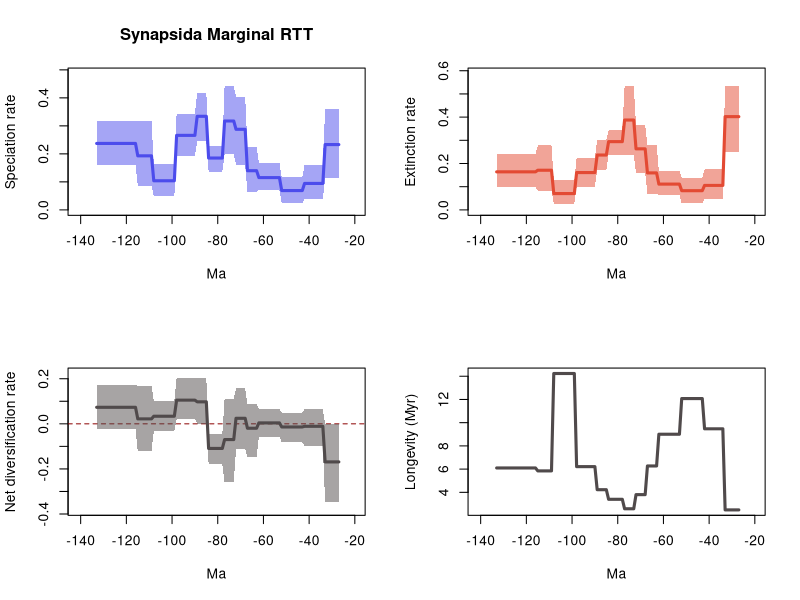

Generate this figure with R:
# 1 files combined:
# 	C:\Users\SimoesLabAdmin\Documents\BDNN_Arielli\synapsida\mcmc_fixshift_predictors\C_covar/combined_9_marginal_rates.log

# 95% HPDs calculated using code from Biopy (https://www.cs.auckland.ac.nz/~yhel002/biopy/)

pdf(file='C:/Users/SimoesLabAdmin/Documents/BDNN_Arielli/synapsida/mcmc_fixshift_predictors/C_covar/C_covar_syn_combined_10_marginal_rates_RTT.pdf',width=10.8, height=8.4)
par(mfrow=c(2,2))
library(scales)
L_hpd_m95=c(NA, NA,NA,NA,NA,NA,NA,NA,NA,NA,NA,NA,NA,NA,NA,NA,NA,NA,NA,NA,NA,NA,NA,NA,NA,NA,NA,0.113178,0.113178,0.113178,0.113178,0.113178,0.113178,0.113178,0.038436,0.038436,0.038436,0.038436,0.038436,0.038436,0.038436,0.038436,0.038436,0.024307,0.024307,0.024307,0.024307,0.024307,0.024307,0.024307,0.024307,0.024307,0.024307,0.070527,0.070527,0.070527,0.070527,0.070527,0.070527,0.070527,0.070527,0.070527,0.070527,0.064057,0.064057,0.064057,0.064057,0.064057,0.161713,0.161713,0.161713,0.161713,0.161713,0.199049,0.199049,0.199049,0.199049,0.199049,0.136514,0.136514,0.136514,0.136514,0.136514,0.136514,0.136514,0.24524,0.24524,0.24524,0.24524,0.24524,0.191645,0.191645,0.191645,0.191645,0.191645,0.191645,0.191645,0.191645,0.191645,0.048054,0.048054,0.048054,0.048054,0.048054,0.048054,0.048054,0.048054,0.048054,0.048054,0.086982,0.086982,0.086982,0.086982,0.086982,0.086982,0.086982,0.159183,0.159183,0.159183,0.159183,0.159183,0.159183,0.159183,0.159183,0.159183,0.159183,0.159183,0.159183,0.159183,0.159183,0.159183,0.159183,0.159183,0.159183)
L_hpd_M95=c(NA, NA,NA,NA,NA,NA,NA,NA,NA,NA,NA,NA,NA,NA,NA,NA,NA,NA,NA,NA,NA,NA,NA,NA,NA,NA,NA,0.360279,0.360279,0.360279,0.360279,0.360279,0.360279,0.360279,0.16092,0.16092,0.16092,0.16092,0.16092,0.16092,0.16092,0.16092,0.16092,0.116221,0.116221,0.116221,0.116221,0.116221,0.116221,0.116221,0.116221,0.116221,0.116221,0.168869,0.168869,0.168869,0.168869,0.168869,0.168869,0.168869,0.168869,0.168869,0.168869,0.225924,0.225924,0.225924,0.225924,0.225924,0.404654,0.404654,0.404654,0.404654,0.404654,0.442647,0.442647,0.442647,0.442647,0.442647,0.228119,0.228119,0.228119,0.228119,0.228119,0.228119,0.228119,0.416928,0.416928,0.416928,0.416928,0.416928,0.342402,0.342402,0.342402,0.342402,0.342402,0.342402,0.342402,0.342402,0.342402,0.165302,0.165302,0.165302,0.165302,0.165302,0.165302,0.165302,0.165302,0.165302,0.165302,0.318832,0.318832,0.318832,0.318832,0.318832,0.318832,0.318832,0.317036,0.317036,0.317036,0.317036,0.317036,0.317036,0.317036,0.317036,0.317036,0.317036,0.317036,0.317036,0.317036,0.317036,0.317036,0.317036,0.317036,0.317036)
M_hpd_m95=c(NA, NA,NA,NA,NA,NA,NA,NA,NA,NA,NA,NA,NA,NA,NA,NA,NA,NA,NA,NA,NA,NA,NA,NA,NA,NA,NA,0.248022,0.248022,0.248022,0.248022,0.248022,0.248022,0.248022,0.047222,0.047222,0.047222,0.047222,0.047222,0.047222,0.047222,0.047222,0.047222,0.027895,0.027895,0.027895,0.027895,0.027895,0.027895,0.027895,0.027895,0.027895,0.027895,0.065425,0.065425,0.065425,0.065425,0.065425,0.065425,0.065425,0.065425,0.065425,0.065425,0.068277,0.068277,0.068277,0.068277,0.068277,0.158848,0.158848,0.158848,0.158848,0.158848,0.235231,0.235231,0.235231,0.235231,0.235231,0.237861,0.237861,0.237861,0.237861,0.237861,0.237861,0.237861,0.173232,0.173232,0.173232,0.173232,0.173232,0.09905,0.09905,0.09905,0.09905,0.09905,0.09905,0.09905,0.09905,0.09905,0.027003,0.027003,0.027003,0.027003,0.027003,0.027003,0.027003,0.027003,0.027003,0.027003,0.082581,0.082581,0.082581,0.082581,0.082581,0.082581,0.082581,0.099136,0.099136,0.099136,0.099136,0.099136,0.099136,0.099136,0.099136,0.099136,0.099136,0.099136,0.099136,0.099136,0.099136,0.099136,0.099136,0.099136,0.099136)
M_hpd_M95=c(NA, NA,NA,NA,NA,NA,NA,NA,NA,NA,NA,NA,NA,NA,NA,NA,NA,NA,NA,NA,NA,NA,NA,NA,NA,NA,NA,0.534327,0.534327,0.534327,0.534327,0.534327,0.534327,0.534327,0.175002,0.175002,0.175002,0.175002,0.175002,0.175002,0.175002,0.175002,0.175002,0.137931,0.137931,0.137931,0.137931,0.137931,0.137931,0.137931,0.137931,0.137931,0.137931,0.167607,0.167607,0.167607,0.167607,0.167607,0.167607,0.167607,0.167607,0.167607,0.167607,0.280547,0.280547,0.280547,0.280547,0.280547,0.364689,0.364689,0.364689,0.364689,0.364689,0.534514,0.534514,0.534514,0.534514,0.534514,0.343555,0.343555,0.343555,0.343555,0.343555,0.343555,0.343555,0.300749,0.300749,0.300749,0.300749,0.300749,0.223053,0.223053,0.223053,0.223053,0.223053,0.223053,0.223053,0.223053,0.223053,0.127544,0.127544,0.127544,0.127544,0.127544,0.127544,0.127544,0.127544,0.127544,0.127544,0.277908,0.277908,0.277908,0.277908,0.277908,0.277908,0.277908,0.23935,0.23935,0.23935,0.23935,0.23935,0.23935,0.23935,0.23935,0.23935,0.23935,0.23935,0.23935,0.23935,0.23935,0.23935,0.23935,0.23935,0.23935)
R_hpd_m95=c(NA, NA,NA,NA,NA,NA,NA,NA,NA,NA,NA,NA,NA,NA,NA,NA,NA,NA,NA,NA,NA,NA,NA,NA,NA,NA,NA,-0.34703,-0.34703,-0.34703,-0.34703,-0.34703,-0.34703,-0.34703,-0.099204,-0.099204,-0.099204,-0.099204,-0.099204,-0.099204,-0.099204,-0.099204,-0.099204,-0.081222,-0.081222,-0.081222,-0.081222,-0.081222,-0.081222,-0.081222,-0.081222,-0.081222,-0.081222,-0.057357,-0.057357,-0.057357,-0.057357,-0.057357,-0.057357,-0.057357,-0.057357,-0.057357,-0.057357,-0.148022,-0.148022,-0.148022,-0.148022,-0.148022,-0.112192,-0.112192,-0.112192,-0.112192,-0.112192,-0.260067,-0.260067,-0.260067,-0.260067,-0.260067,-0.178802,-0.178802,-0.178802,-0.178802,-0.178802,-0.178802,-0.178802,-0.000559,-0.000559,-0.000559,-0.000559,-0.000559,0.02159,0.02159,0.02159,0.02159,0.02159,0.02159,0.02159,0.02159,0.02159,-0.032632,-0.032632,-0.032632,-0.032632,-0.032632,-0.032632,-0.032632,-0.032632,-0.032632,-0.032632,-0.122589,-0.122589,-0.122589,-0.122589,-0.122589,-0.122589,-0.122589,-0.021111,-0.021111,-0.021111,-0.021111,-0.021111,-0.021111,-0.021111,-0.021111,-0.021111,-0.021111,-0.021111,-0.021111,-0.021111,-0.021111,-0.021111,-0.021111,-0.021111,-0.021111)
R_hpd_M95=c(NA, NA,NA,NA,NA,NA,NA,NA,NA,NA,NA,NA,NA,NA,NA,NA,NA,NA,NA,NA,NA,NA,NA,NA,NA,NA,NA,-0.00254,-0.00254,-0.00254,-0.00254,-0.00254,-0.00254,-0.00254,0.06474,0.06474,0.06474,0.06474,0.06474,0.06474,0.06474,0.06474,0.06474,0.050188,0.050188,0.050188,0.050188,0.050188,0.050188,0.050188,0.050188,0.050188,0.050188,0.065399,0.065399,0.065399,0.065399,0.065399,0.065399,0.065399,0.065399,0.065399,0.065399,0.088005,0.088005,0.088005,0.088005,0.088005,0.156772,0.156772,0.156772,0.156772,0.156772,0.110531,0.110531,0.110531,0.110531,0.110531,-0.044996,-0.044996,-0.044996,-0.044996,-0.044996,-0.044996,-0.044996,0.20286,0.20286,0.20286,0.20286,0.20286,0.202335,0.202335,0.202335,0.202335,0.202335,0.202335,0.202335,0.202335,0.202335,0.102755,0.102755,0.102755,0.102755,0.102755,0.102755,0.102755,0.102755,0.102755,0.102755,0.168401,0.168401,0.168401,0.168401,0.168401,0.168401,0.168401,0.172293,0.172293,0.172293,0.172293,0.172293,0.172293,0.172293,0.172293,0.172293,0.172293,0.172293,0.172293,0.172293,0.172293,0.172293,0.172293,0.172293,0.172293)
L_mean=c(NA, NA,NA,NA,NA,NA,NA,NA,NA,NA,NA,NA,NA,NA,NA,NA,NA,NA,NA,NA,NA,NA,NA,NA,NA,NA,NA,0.233150395555556,0.233150395555556,0.233150395555556,0.233150395555556,0.233150395555556,0.233150395555556,0.233150395555556,0.094478531111111,0.094478531111111,0.094478531111111,0.094478531111111,0.094478531111111,0.094478531111111,0.094478531111111,0.094478531111111,0.094478531111111,0.068968741111111,0.068968741111111,0.068968741111111,0.068968741111111,0.068968741111111,0.068968741111111,0.068968741111111,0.068968741111111,0.068968741111111,0.068968741111111,0.115282291111111,0.115282291111111,0.115282291111111,0.115282291111111,0.115282291111111,0.115282291111111,0.115282291111111,0.115282291111111,0.115282291111111,0.115282291111111,0.139947404444444,0.139947404444444,0.139947404444444,0.139947404444444,0.139947404444444,0.287658931111111,0.287658931111111,0.287658931111111,0.287658931111111,0.287658931111111,0.317379204444444,0.317379204444444,0.317379204444444,0.317379204444444,0.317379204444444,0.185067225555556,0.185067225555556,0.185067225555556,0.185067225555556,0.185067225555556,0.185067225555556,0.185067225555556,0.334090525555556,0.334090525555556,0.334090525555556,0.334090525555556,0.334090525555556,0.266047607777778,0.266047607777778,0.266047607777778,0.266047607777778,0.266047607777778,0.266047607777778,0.266047607777778,0.266047607777778,0.266047607777778,0.104002332222222,0.104002332222222,0.104002332222222,0.104002332222222,0.104002332222222,0.104002332222222,0.104002332222222,0.104002332222222,0.104002332222222,0.104002332222222,0.193002581111111,0.193002581111111,0.193002581111111,0.193002581111111,0.193002581111111,0.193002581111111,0.193002581111111,0.237244654444444,0.237244654444444,0.237244654444444,0.237244654444444,0.237244654444444,0.237244654444444,0.237244654444444,0.237244654444444,0.237244654444444,0.237244654444444,0.237244654444444,0.237244654444444,0.237244654444444,0.237244654444444,0.237244654444444,0.237244654444444,0.237244654444444,0.237244654444444)
M_mean=c(NA, NA,NA,NA,NA,NA,NA,NA,NA,NA,NA,NA,NA,NA,NA,NA,NA,NA,NA,NA,NA,NA,NA,NA,NA,NA,NA,0.401994956666667,0.401994956666667,0.401994956666667,0.401994956666667,0.401994956666667,0.401994956666667,0.401994956666667,0.105568934444444,0.105568934444444,0.105568934444444,0.105568934444444,0.105568934444444,0.105568934444444,0.105568934444444,0.105568934444444,0.105568934444444,0.082796764444444,0.082796764444444,0.082796764444444,0.082796764444444,0.082796764444444,0.082796764444444,0.082796764444444,0.082796764444444,0.082796764444444,0.082796764444444,0.111063301111111,0.111063301111111,0.111063301111111,0.111063301111111,0.111063301111111,0.111063301111111,0.111063301111111,0.111063301111111,0.111063301111111,0.111063301111111,0.159434087777778,0.159434087777778,0.159434087777778,0.159434087777778,0.159434087777778,0.263117816666667,0.263117816666667,0.263117816666667,0.263117816666667,0.263117816666667,0.387305187777778,0.387305187777778,0.387305187777778,0.387305187777778,0.387305187777778,0.294228284444444,0.294228284444444,0.294228284444444,0.294228284444444,0.294228284444444,0.294228284444444,0.294228284444444,0.23647585,0.23647585,0.23647585,0.23647585,0.23647585,0.160979622222222,0.160979622222222,0.160979622222222,0.160979622222222,0.160979622222222,0.160979622222222,0.160979622222222,0.160979622222222,0.160979622222222,0.070249728888889,0.070249728888889,0.070249728888889,0.070249728888889,0.070249728888889,0.070249728888889,0.070249728888889,0.070249728888889,0.070249728888889,0.070249728888889,0.171020701111111,0.171020701111111,0.171020701111111,0.171020701111111,0.171020701111111,0.171020701111111,0.171020701111111,0.163954371111111,0.163954371111111,0.163954371111111,0.163954371111111,0.163954371111111,0.163954371111111,0.163954371111111,0.163954371111111,0.163954371111111,0.163954371111111,0.163954371111111,0.163954371111111,0.163954371111111,0.163954371111111,0.163954371111111,0.163954371111111,0.163954371111111,0.163954371111111)
R_mean=c(NA, NA,NA,NA,NA,NA,NA,NA,NA,NA,NA,NA,NA,NA,NA,NA,NA,NA,NA,NA,NA,NA,NA,NA,NA,NA,NA,-0.168844548888889,-0.168844548888889,-0.168844548888889,-0.168844548888889,-0.168844548888889,-0.168844548888889,-0.168844548888889,-0.011090403333333,-0.011090403333333,-0.011090403333333,-0.011090403333333,-0.011090403333333,-0.011090403333333,-0.011090403333333,-0.011090403333333,-0.011090403333333,-0.013828024444444,-0.013828024444444,-0.013828024444444,-0.013828024444444,-0.013828024444444,-0.013828024444444,-0.013828024444444,-0.013828024444444,-0.013828024444444,-0.013828024444444,0.004219014444444,0.004219014444444,0.004219014444444,0.004219014444444,0.004219014444444,0.004219014444444,0.004219014444444,0.004219014444444,0.004219014444444,0.004219014444444,-0.019486654444444,-0.019486654444444,-0.019486654444444,-0.019486654444444,-0.019486654444444,0.024541126666667,0.024541126666667,0.024541126666667,0.024541126666667,0.024541126666667,-0.06992596,-0.06992596,-0.06992596,-0.06992596,-0.06992596,-0.109161035555556,-0.109161035555556,-0.109161035555556,-0.109161035555556,-0.109161035555556,-0.109161035555556,-0.109161035555556,0.097614665555556,0.097614665555556,0.097614665555556,0.097614665555556,0.097614665555556,0.105067984444444,0.105067984444444,0.105067984444444,0.105067984444444,0.105067984444444,0.105067984444444,0.105067984444444,0.105067984444444,0.105067984444444,0.033752613333333,0.033752613333333,0.033752613333333,0.033752613333333,0.033752613333333,0.033752613333333,0.033752613333333,0.033752613333333,0.033752613333333,0.033752613333333,0.021981882222222,0.021981882222222,0.021981882222222,0.021981882222222,0.021981882222222,0.021981882222222,0.021981882222222,0.073290275555556,0.073290275555556,0.073290275555556,0.073290275555556,0.073290275555556,0.073290275555556,0.073290275555556,0.073290275555556,0.073290275555556,0.073290275555556,0.073290275555556,0.073290275555556,0.073290275555556,0.073290275555556,0.073290275555556,0.073290275555556,0.073290275555556,0.073290275555556)
trans=0.5
age=(0:(134-1))* -1
plot(age,age,type = 'n', ylim = c(0, 0.48691170000000006), xlim = c(-140.7,-20.3), ylab = 'Speciation rate', xlab = 'Ma',main='Synapsida Marginal RTT' )
polygon(c(age, rev(age)), c(L_hpd_M95, rev(L_hpd_m95)), col = alpha("#4c4cec",trans), border = NA)
lines(rev(age), rev(L_mean), col = "#4c4cec", lwd=3)
plot(age,age,type = 'n', ylim = c(0, 0.5879654000000001), xlim = c(-140.7,-20.3), ylab = 'Extinction rate', xlab = 'Ma' )
polygon(c(age, rev(age)), c(M_hpd_M95, rev(M_hpd_m95)), col = alpha("#e34a33",trans), border = NA)
lines(rev(age), rev(M_mean), col = "#e34a33", lwd=3)
plot(age,age,type = 'n', ylim = c(-0.38173300000000004, 0.22314600000000004), xlim = c(-140.7,-20.3), ylab = 'Net diversification rate', xlab = 'Ma' )
abline(h=0,lty=2,col="darkred")
polygon(c(age, rev(age)), c(R_hpd_M95, rev(R_hpd_m95)), col = alpha("#504A4B",trans), border = NA)
lines(rev(age), rev(R_mean), col = "#504A4B", lwd=3)
plot(age,rev(1/M_mean),type = 'n', xlim = c(-140.7,-20.3), ylab = 'Longevity (Myr)', xlab = 'Ma' )
lines(rev(age), rev(1/M_mean), col = "#504A4B", lwd=3)
n <- dev.off()
